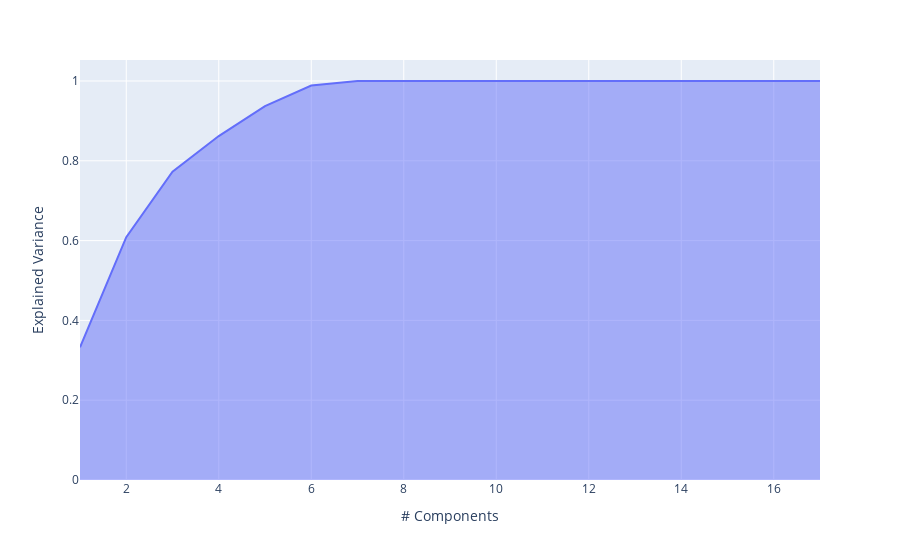

Here is the notebook cell this chart was saved with:
### Markdown cell above
Since our data contains 17 features, we cannot visualize or analyze efficiently that many features, we must reduce it while mantain the most information we can. One of the main ways of doing such procedure is using a [Principal Component Analysis](https://scikit-learn.org/stable/modules/generated/sklearn.decomposition.PCA.html), that uses SVD (Singular Value Decomposition).

In this code block we plot an explained variance ratio plot, where we analyze what is the percentage that each additional component adds to the total.

### Code cell
pca = PCA()
pca.fit(normalized_data)
explained_var = np.cumsum(pca.explained_variance_ratio_)
px.area(
    x=range(1, explained_var.shape[0] + 1),
    y=explained_var,
    labels={"x": "# Components", "y": "Explained Variance"}
)

### Figure 1 — Plotly figure (JSON) as saved in the notebook; plotly's stock layout.template omitted (floating-point values rounded to 4 significant figures)
{"data": [{"fillpattern": {"shape": ""}, "hovertemplate": "# Components=%{x}<br>Explained Variance=%{y}<extra></extra>", "legendgroup": "", "line": {"color": "#636efa"}, "marker": {"symbol": "circle"}, "mode": "lines", "name": "", "orientation": "v", "showlegend": false, "stackgroup": "1", "type": "scatter", "x": [1, 2, 3, 4, 5, 6, 7, 8, 9, 10, 11, 12, 13, 14, 15, 16, 17], "xaxis": "x", "y": [0.3324, 0.6085, 0.7727, 0.862, 0.9372, 0.9885, 0.9999, 1.0, 1.0, 1.0, 1.0, 1.0, 1.0, 1.0, 1.0, 1.0, 1.0], "yaxis": "y"}], "layout": {"legend": {"tracegroupgap": 0}, "margin": {"t": 60}, "xaxis": {"anchor": "y", "domain": [0, 1], "title": {"text": "# Components"}}, "yaxis": {"anchor": "x", "domain": [0, 1], "title": {"text": "Explained Variance"}}}}
